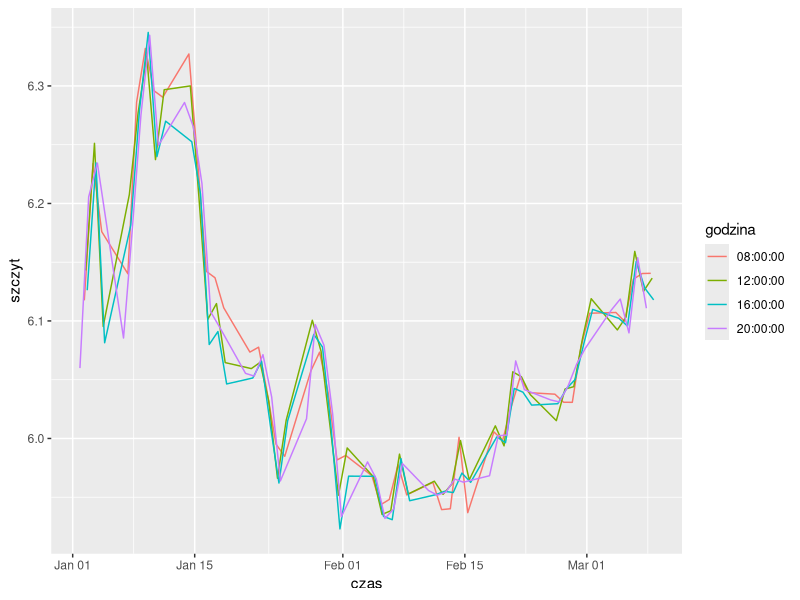
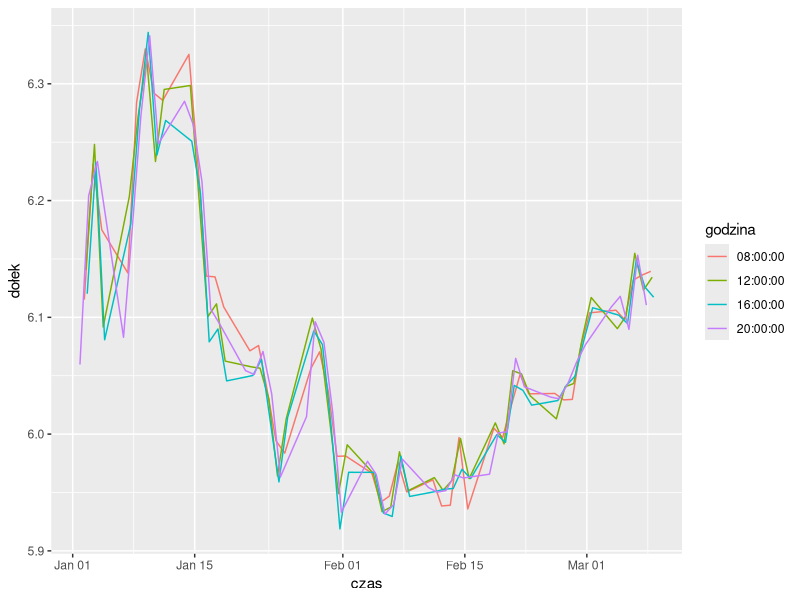
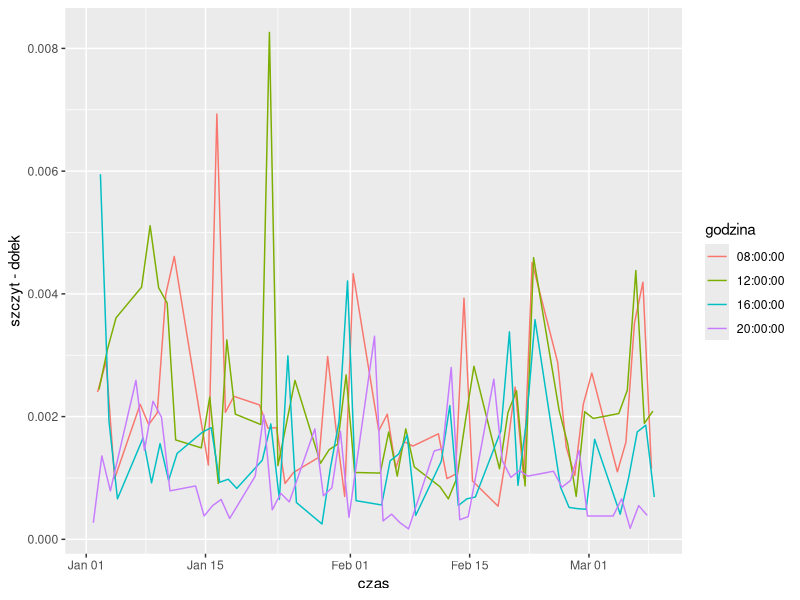
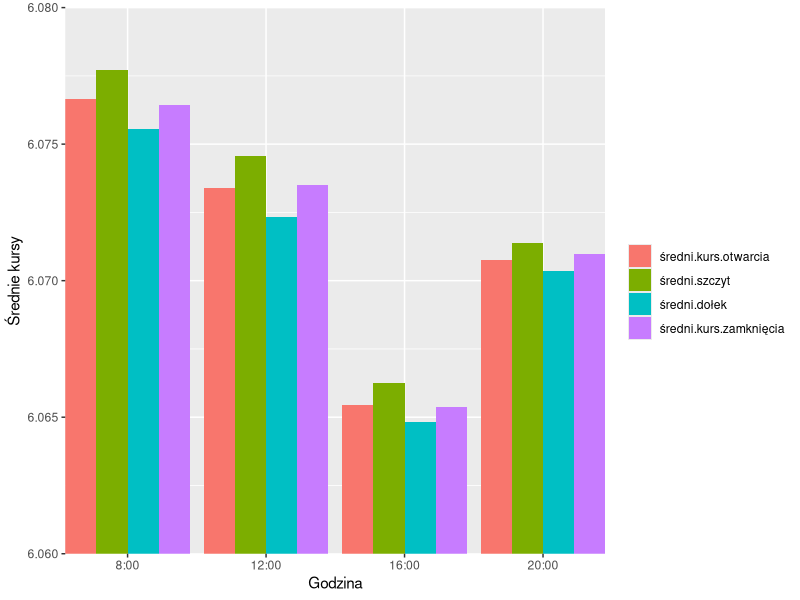
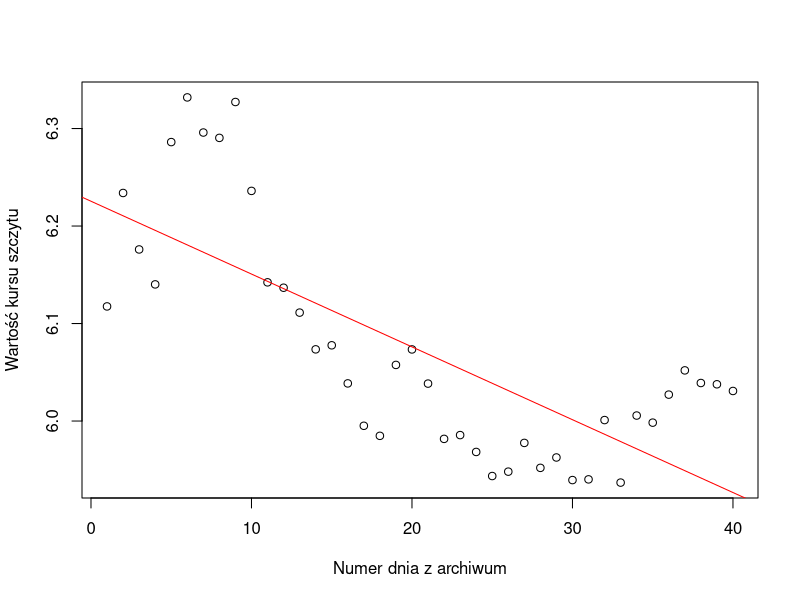
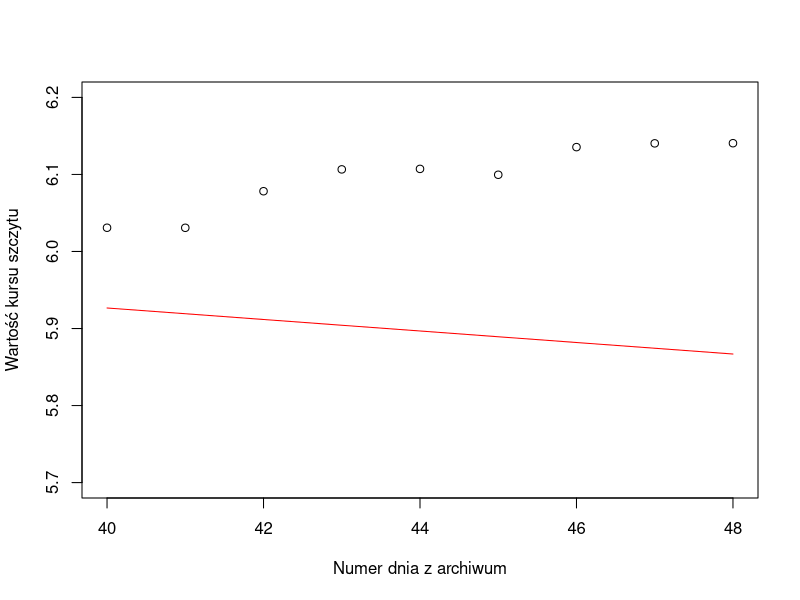
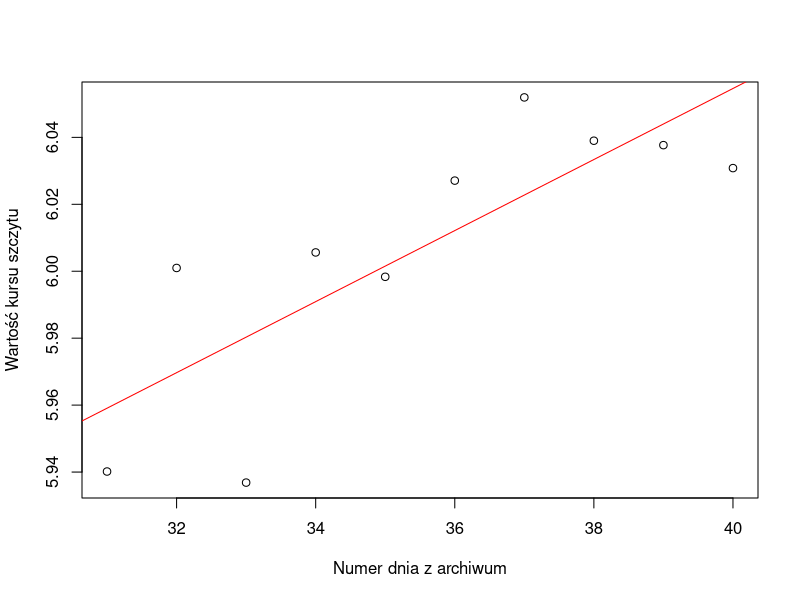
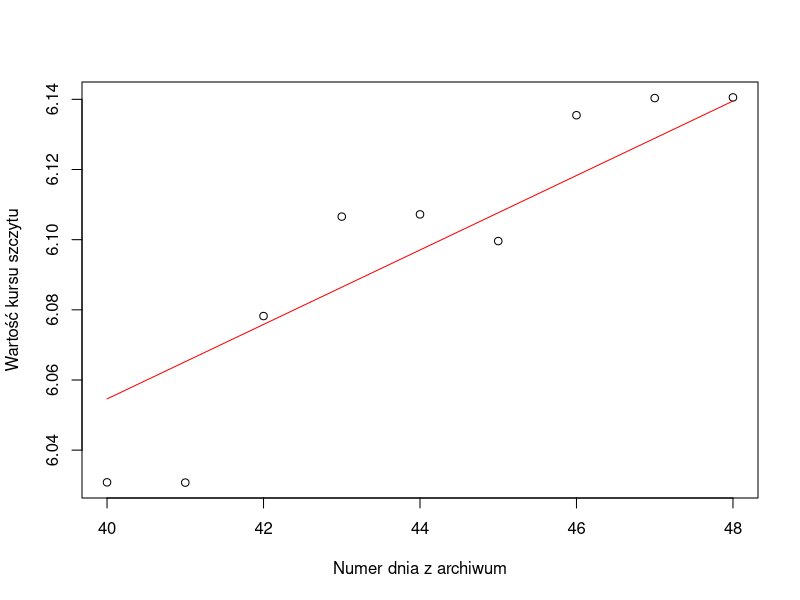

Recreate these plots in R, in order.
## ---- chunk 1
knitr::opts_chunk$set(echo = TRUE)
## ---- chunk 2
library(readxl)
wczytywanie_styczen = read_excel('FEX-EUR-TRY.xlsx',col_names = c('czas','kurs otwarcia','szczyt', 'dołek', 'kurs zamknięcia', '0'),  sheet = 1)
wczytywanie_luty = read_excel('FEX-EUR-TRY.xlsx',col_names = c('czas','kurs otwarcia','szczyt', 'dołek', 'kurs zamknięcia', '0'),  sheet = 2)
wczytywanie_marzec = read_excel('FEX-EUR-TRY.xlsx',col_names = c('czas','kurs otwarcia','szczyt', 'dołek', 'kurs zamknięcia', '0'),  sheet = 3)
wszystkie_dane <- rbind(wczytywanie_styczen, wczytywanie_luty, wczytywanie_marzec)[1:5]
wszystkie_dane <- cbind(godzina = substr(wszystkie_dane$czas,12,19), wszystkie_dane)
head(wszystkie_dane)

## ---- chunk 3

wybrane_dane = wszystkie_dane[wszystkie_dane$godzina == "08:00:00"| wszystkie_dane$godzina == "12:00:00"| wszystkie_dane$godzina == "16:00:00"| wszystkie_dane$godzina == "20:00:00", ]
head(wybrane_dane)
## ---- chunk 4
library(ggplot2)
ggplot(wybrane_dane,aes(x = czas,y = szczyt, col = godzina)) + 
    geom_line()

ggplot(wybrane_dane,aes(x = czas,y = dołek, col = godzina)) + 
    geom_line()

## ---- chunk 5

ggplot(wybrane_dane,aes(x = czas,y = szczyt-dołek, col = godzina)) + 
    geom_line()

## ---- chunk 6
srednie_dane <- data.frame("godzina"=c("8:00", '12:00', '16:00', '20:00'), "średni kurs otwarcia"=1:4, "średni szczyt"=1:4, "średni dołek"=1:4, "średni kurs zamknięcia"=1:4)
#srednie_dane$godzina=c(8, 12, 16, 20)
i <- 3
for(i in 3:6){
srednie_dane[1,i-1] <- mean(wybrane_dane[,i][wybrane_dane$godzina == "08:00:00"])
srednie_dane[2,i-1] <- mean(wybrane_dane[,i][wybrane_dane$godzina == "12:00:00"])
srednie_dane[3,i-1] <- mean(wybrane_dane[,i][wybrane_dane$godzina == "16:00:00"])
srednie_dane[4,i-1] <- mean(wybrane_dane[,i][wybrane_dane$godzina == "20:00:00"])
i <- i+1
}
head(srednie_dane)
## ---- chunk 7
library(reshape2)
dfm <- melt(srednie_dane[c("godzina","średni.kurs.otwarcia","średni.szczyt", "średni.dołek", "średni.kurs.zamknięcia")],id.vars = 1)
ggplot(dfm,aes(x = godzina,y = value)) + 
    geom_bar(aes(fill = variable),stat = "identity",position = "dodge") +coord_cartesian(ylim = c(6.06, 6.08), expand = FALSE) +ylab("Średnie kursy") + xlab("Godzina")+scale_fill_discrete(name = "") +scale_x_discrete(limits=c("8:00","12:00","16:00", "20:00"))

## ---- chunk 8
dnie_do_prognozy <- 8
ramka_do_modelu <- wybrane_dane[wybrane_dane$godzina == "08:00:00", ]
ramka_do_modelu <- cbind("numer dnia" = 1:length(ramka_do_modelu$czas), ramka_do_modelu)
ilosc_dni <- length(ramka_do_modelu$czas)
ramka_do_modelu

## ---- chunk 9
reg <- lm(szczyt ~ `numer dnia`, ramka_do_modelu[1:(ilosc_dni - dnie_do_prognozy), ])
summary(reg)
plot(ramka_do_modelu$`numer dnia`[1:(ilosc_dni - dnie_do_prognozy)], ramka_do_modelu$szczyt[1:(ilosc_dni - dnie_do_prognozy)], xlab = "Numer dnia z archiwum", ylab = "Wartość kursu szczytu")
abline(reg, col = "red")
## ---- chunk 10
a <- reg$coeff[2]
b <- reg$coeff[1]
plot(ramka_do_modelu$`numer dnia`[(ilosc_dni - dnie_do_prognozy):ilosc_dni], ramka_do_modelu$szczyt[(ilosc_dni - dnie_do_prognozy):ilosc_dni], ylim = c(5.7, 6.2), xlab = "Numer dnia z archiwum", ylab = "Wartość kursu szczytu")
lines(ramka_do_modelu$`numer dnia`[(ilosc_dni - dnie_do_prognozy):ilosc_dni], a*ramka_do_modelu$`numer dnia`[(ilosc_dni - dnie_do_prognozy):ilosc_dni]+b, col = "red")
## ---- chunk 11
sredni_blad_kwadratowy <-function(coeff1, coeff2)
    {
        return(mean((ramka_do_modelu$szczyt[(ilosc_dni - dnie_do_prognozy):ilosc_dni]- coeff1*ramka_do_modelu$`numer dnia`[(ilosc_dni - dnie_do_prognozy):ilosc_dni]-coeff2)^2))
    }
statystyka_Theila <- function(coeff1, coeff2)
    {
        return(sum((ramka_do_modelu$szczyt[(ilosc_dni - dnie_do_prognozy-1):(ilosc_dni-1)]- coeff1*ramka_do_modelu$`numer dnia`[(ilosc_dni -dnie_do_prognozy):ilosc_dni]-coeff2)^2)/sum((ramka_do_modelu$szczyt[(ilosc_dni - dnie_do_prognozy-1):(ilosc_dni-1)])^2))
    }
## ---- chunk 12
sredni_blad_kwadratowy(a,b)
statystyka_Theila(a,b)
## ---- chunk 13
n <- 10
reg_n <- lm(szczyt ~ `numer dnia`, ramka_do_modelu[(ilosc_dni- n - dnie_do_prognozy+1):(ilosc_dni - dnie_do_prognozy), ])
summary(reg_n)
plot(ramka_do_modelu$`numer dnia`[(ilosc_dni- n - dnie_do_prognozy+1):(ilosc_dni - dnie_do_prognozy)], ramka_do_modelu$szczyt[(ilosc_dni- n - dnie_do_prognozy+1):(ilosc_dni - dnie_do_prognozy)], xlab = "Numer dnia z archiwum", ylab = "Wartość kursu szczytu")
abline(reg_n, col = "red")
## ---- chunk 14
c <- reg_n$coeff[2]
d <- reg_n$coeff[1]
plot(ramka_do_modelu$`numer dnia`[(ilosc_dni - dnie_do_prognozy):ilosc_dni], ramka_do_modelu$szczyt[(ilosc_dni - dnie_do_prognozy):ilosc_dni], xlab = "Numer dnia z archiwum", ylab = "Wartość kursu szczytu")
lines(ramka_do_modelu$`numer dnia`[(ilosc_dni - dnie_do_prognozy):ilosc_dni], c*ramka_do_modelu$`numer dnia`[(ilosc_dni - dnie_do_prognozy):ilosc_dni]+d, col = "red")
## ---- chunk 15
sredni_blad_kwadratowy(c,d)
statystyka_Theila(c,d)
